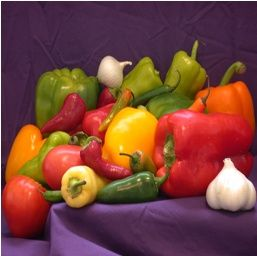
#> input picture sea.bmp, 257 x 256 px
$ python 3.py
#> lines starting #> are read from the running program, lines starting #| are printed output that depends on the picture
import cv2
import numpy as np

search_image    = "sea.bmp"
template_image  = "ref.bmp"

search   = cv2.imread(search_image, cv2.IMREAD_GRAYSCALE).astype(float)
#> search: shape (256, 257) float64; min 7, max 255, mean 82.9
template = cv2.imread(template_image, cv2.IMREAD_GRAYSCALE).astype(float)
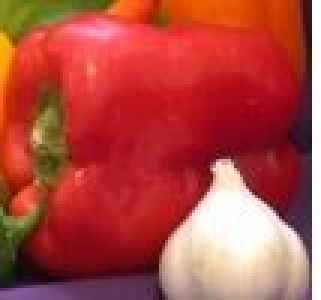
#> input picture ref.bmp, 107 x 100 px (shown 3 times larger)
#> template: shape (100, 107) float64; min 10, max 255, mean 103.8
# imread returns a numpy array (ndarray)

search_height, search_width  = search.shape
#> search_height = 256; search_width = 257
template_height, template_width = template.shape
#> template_height = 100; template_width = 107

dst = cv2.pyrDown(search)
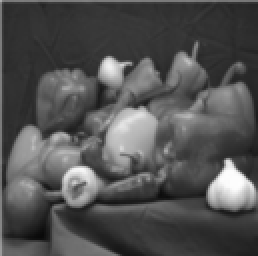
#> dst: shape (128, 129) float64 (shown 2 times larger); min 9.8, max 254.2, mean 82.6


def hierarchical(search, template, level):
    search_height, search_width = search.shape
    template_height, template_width = template.shape

    # use exhaustive search at the highest level
    if level == 0:
        # using cv2.TM_SQDIFF
        D_min = float('inf')
        for n in range(0, search_height - template_height + 1):
            for m in range(0, search_width - template_width + 1):
                block = search[n:n + template_height, m:m + template_width]
                d = block - template
                D = np.sum(d * d)
                if D < D_min:
                    D_min = D
                    best = n, m
        return 2*best[0], 2*best[1]

    down_best = hierarchical(cv2.pyrDown(search), cv2.pyrDown(template), level-1)
    points = []
    for y in [0, 1, -1]:
        for x in [0, 1, -1]:
            point = (down_best[0] + y, down_best[1] + x)
            points.append(point)

    D_min = float('inf')
    best = points[0]
    for point in points:
        n, m = point[0],  point[1]
        if n+template_height >= search_height or m+template_width >= search_width:
            continue
        if n < 0 or m < 0:
            continue
        block = search[n:n + template_height, m:m + template_width]
        # using cv2.TM_SQDIFF
        d = block - template
        D = np.sum(d * d)
        if D < D_min:
            D_min = D
            best = n, m

    return 2*best[0], 2*best[1]

top_left = hierarchical(search, template, 5)
#> call 2 of hierarchical, with level = 4
#> call 3 of hierarchical, with level = 3
#> in hierarchical (call 3), `down_best = hierarchical(cv2.pyrDown(search), cv2.pyrDown(template), l..`: down_best = (26, 36)
#> in hierarchical (call 3), `down_best = hierarchical(cv2.pyrDown(search), cv2.pyrDown(template), l..`:
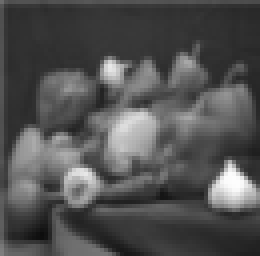
#> search: shape (64, 65) float64 (shown 4 times larger); min 13.68, max 253.4, mean 82.2
#> after the loop in hierarchical (call 3), `for y in [0, 1, -1]:`: points = [(26, 36), (26, 37), (26, 35), (27, 36), (27, 37), (27, 35), (25, 36), (25, 37), (25, 35)]
#> in hierarchical (call 3), `best = points[0]`: best = (26, 36)
#> the loop in hierarchical (call 3), `for point in points:` made 9 passes
#> (n, m, D, D_min) on passes 1 to 2: (26, 36, 1099095.3, 1099095.3), (26, 37, 618277.9, 618277.9)
#> (n, m, D) on passes 3 to 8: (26, 35, 1553777.5), (27, 36, 1165582.3), (27, 37, 701868.8), (27, 35, 1615083), (25, 36, 1204955.8), (25, 37, 822812.3)
#> after the loop in hierarchical (call 3), `for point in points:`: D_min = 618277.9
#> in hierarchical (call 2), `down_best = hierarchical(cv2.pyrDown(search), cv2.pyrDown(template), l..`: down_best = (52, 74)
#> in hierarchical (call 2), `down_best = hierarchical(cv2.pyrDown(search), cv2.pyrDown(template), l..`:
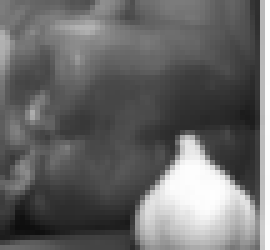
#> template: shape (50, 54) float64 (shown 5 times larger); min 13.62, max 254.3, mean 104.5
#> after the loop in hierarchical (call 2), `for y in [0, 1, -1]:`: points = [(52, 74), (52, 75), (52, 73), (53, 74), (53, 75), (53, 73), (51, 74), (51, 75), (51, 73)]
#> in hierarchical (call 2), `best = points[0]`: best = (52, 74)
#> the loop in hierarchical (call 2), `for point in points:` made 9 passes
#> (n, m, D, D_min) on pass 1: (52, 74, 5019458.3, 5019458.3)
#> (n, m, D) on passes 3, 4, 6, 7, 9: (52, 73, 5997751.5), (53, 74, 5042600.4), (53, 73, 6021308), (51, 74, 5320104.8), (51, 73, 6196101.8)
#> pass 1, in hierarchical (call 2), `d = block - template`:
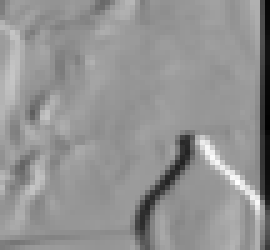
#> d: shape (50, 54) float64 (shown 5 times larger); min -224.2, max 158.9, mean -3.5; drawn with min black and max white
#> after the loop in hierarchical (call 2), `for point in points:`: D_min = 5019458.3
#> in hierarchical, `down_best = hierarchical(cv2.pyrDown(search), cv2.pyrDown(template), l..`: down_best = (104, 148)
#> after the loop in hierarchical, `for y in [0, 1, -1]:`: points = [(104, 148), (104, 149), (104, 147), (105, 148), (105, 149), (105, 147), (103, 148), (103, 149), (103, 147)]
#> in hierarchical, `best = points[0]`: best = (104, 148)
#> the loop in hierarchical, `for point in points:` made 9 passes
#> (n, m, D, D_min) on passes 1, 2, 5: (104, 148, 23394799, 23394799), (104, 149, 21393075, 21393075), (105, 149, 21190234, 21190234)
#> (n, m, D) on passes 3, 4, 6, 7, 8, 9: (104, 147, 25435621), (105, 148, 23220470), (105, 147, 25312583), (103, 148, 23836083), (103, 149, 21898615), (103, 147, 25787592)
#> pass 1, in hierarchical, `d = block - template`:
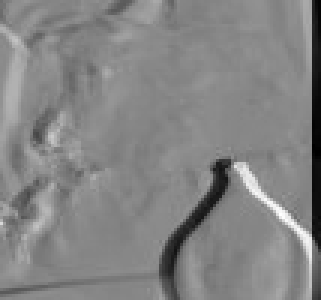
#> d: shape (100, 107) float64 (shown 3 times larger); min -229, max 207, mean -2.7; drawn with min black and max white
#> pass 2, in hierarchical, `block = search[n:n + template_height, m:m + template_width]`:
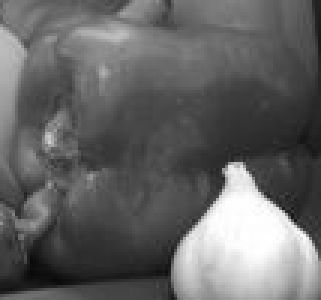
#> block: shape (100, 107) float64 (shown 3 times larger); min 9, max 255, mean 100.5
#> after the loop in hierarchical, `for point in points:`: D_min = 21190234
#> top_left = (210, 298)

res = top_left[1]//2, top_left[0]//2
#> res = (149, 105)
print("Result: ", res)
#| Result:  (149, 105)
